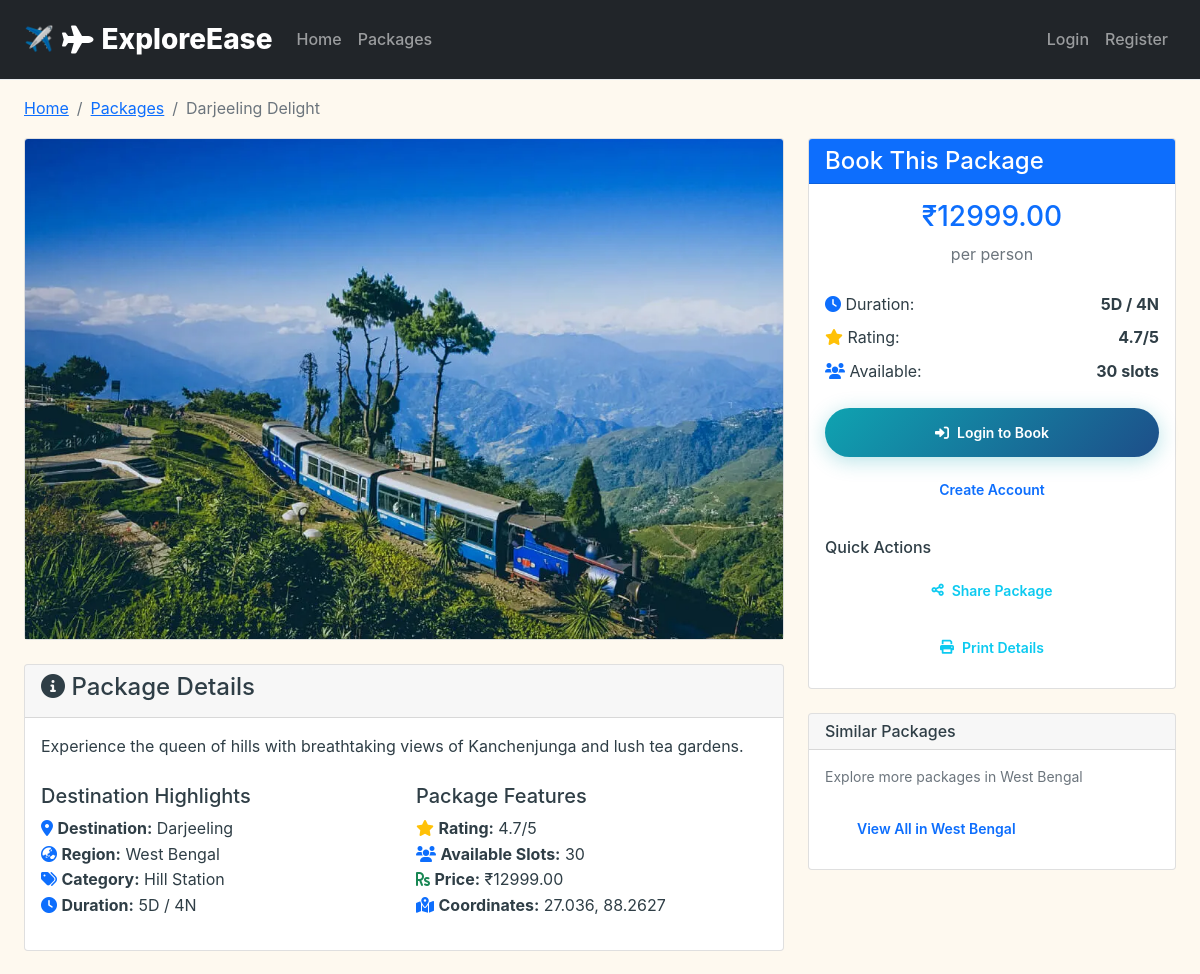
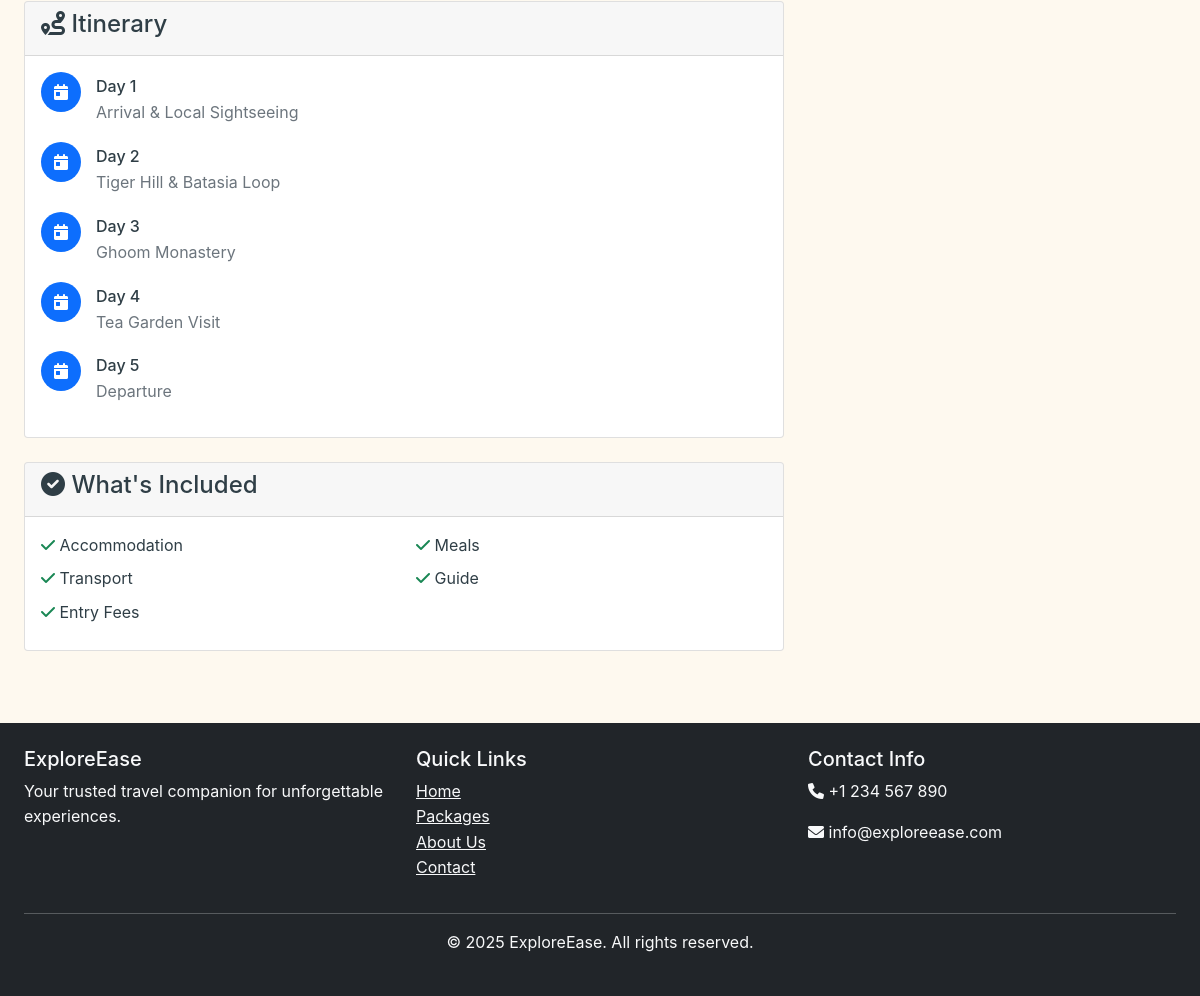
Screenshot of /package/1 with the database file from the repository (2 pictures, top to bottom).
### tables this page shows
CREATE TABLE packages
                 (id INTEGER PRIMARY KEY AUTOINCREMENT,
                  name TEXT NOT NULL,
                  destination TEXT NOT NULL,
                  category TEXT NOT NULL,
                  duration TEXT NOT NULL,
                  price REAL NOT NULL,
                  rating REAL NOT NULL,
                  latitude REAL NOT NULL,
                  longitude REAL NOT NULL,
                  description TEXT NOT NULL,
                  image TEXT NOT NULL,
                  region TEXT NOT NULL,
                  itinerary TEXT NOT NULL,
                  inclusions TEXT NOT NULL,
                  available_slots INTEGER DEFAULT 50,
                  is_active BOOLEAN DEFAULT TRUE,
                  created_at DATETIME DEFAULT CURRENT_TIMESTAMP);

### app.py (the view)
@app.route('/package/<int:package_id>')
def package_detail(package_id):
    conn = sqlite3.connect('database.db')
    c = conn.cursor()
    c.execute('SELECT * FROM packages WHERE id = ?', (package_id,))
    package = c.fetchone()
    conn.close()
    if not package:
        flash('Package not found!', 'error')
        return redirect(url_for('packages'))
    return render_template('package_detail.html', package=package)

### app.py (called while the page is built)
@app.context_processor
def inject_now():
    return {'now': datetime.now()}

@app.after_request
def add_header(response):
    response.headers['Cache-Control'] = 'no-cache, no-store, must-revalidate'
    response.headers['Pragma'] = 'no-cache'
    response.headers['Expires'] = '0'
    return response

@app.context_processor
def utility_processor():
    def format_date(date_value, fmt='%Y-%m-%d'):
        return safe_format_date(date_value, fmt)
    return {
        'now': datetime.now(),
        'format_date': format_date,
        'current_year': datetime.now().year
    }

### templates/package_detail.html (shortened to what this page needs)
{% extends "base.html" %}
{% block content %}
<div class="container mt-4">
    <div class="row">
        <div class="col-12">
            <nav aria-label="breadcrumb">
                <ol class="breadcrumb">
                    <li class="breadcrumb-item"><a href="{{ url_for('index') }}">Home</a></li>
                    <li class="breadcrumb-item"><a href="{{ url_for('packages') }}">Packages</a></li>
                    <li class="breadcrumb-item active">{{ package[1] }}</li>
                </ol>
            </nav>
        </div>
    </div>
    <div class="row">
        <div class="col-lg-8">
            <div class="card mb-4">
                <img src="{{ url_for('static', filename='images/' + package[10]) }}"
                     class="card-img-top" alt="{{ package[1] }}" style="max-height: 500px; object-fit: cover;">
            </div>
            <div class="card mb-4">
                <div class="card-header">
                    <h4><i class="fas fa-info-circle"></i> Package Details</h4>
                </div>
                <div class="card-body">
                    <p class="card-text">{{ package[9] }}</p>
                    <div class="row mt-4">
                        <div class="col-md-6">
                            <h5>Destination Highlights</h5>
                            <ul class="list-unstyled">
                                <li><i class="fas fa-map-marker-alt text-primary"></i> <strong>Destination:</strong> {{ package[2] }}</li>
                                <li><i class="fas fa-globe-asia text-primary"></i> <strong>Region:</strong> {{ package[11] }}</li>
                                <li><i class="fas fa-tags text-primary"></i> <strong>Category:</strong> {{ package[3] }}</li>
                                <li><i class="fas fa-clock text-primary"></i> <strong>Duration:</strong> {{ package[4] }}</li>
                            </ul>
                        </div>
                        <div class="col-md-6">
                            <h5>Package Features</h5>
                            <ul class="list-unstyled">
                                <li><i class="fas fa-star text-warning"></i> <strong>Rating:</strong> {{ package[6] }}/5</li>
                                <li><i class="fas fa-users text-primary"></i> <strong>Available Slots:</strong> {{ package[14] }}</li>
                                <li><i class="fas fa-rupee-sign text-success"></i> <strong>Price:</strong> ₹{{ "%.2f"|format(package[5]) }}</li>
                                <li><i class="fas fa-map-marked-alt text-primary"></i> <strong>Coordinates:</strong> {{ package[7] }}, {{ package[8] }}</li>
                            </ul>
                        </div>
                    </div>
                </div>
            </div>
            <div class="card mb-4">
                <div class="card-header">
                    <h4><i class="fas fa-route"></i> Itinerary</h4>
                </div>
                <div class="card-body">
                    <div class="itinerary-timeline">
                        {% set days = package[12].split('|') %}
                        {% for day in days %}
                        <div class="timeline-item mb-3">
                            <div class="timeline-badge bg-primary">
                                <i class="fas fa-calendar-day"></i>
                            </div>
                            <div class="timeline-content">
                                <h6 class="mb-1">{{ day.split(':')[0] }}</h6>
                                <p class="mb-0 text-muted">{{ day.split(':')[1] if ':' in day else day }}</p>
                            </div>
                        </div>
                        {% endfor %}
                    </div>
                </div>
            </div>
            <div class="card mb-4">
                <div class="card-header">
                    <h4><i class="fas fa-check-circle"></i> What's Included</h4>
                </div>
                <div class="card-body">
                    <div class="row">
                        {% set inclusions = package[13].split('|') %}
                        {% for inclusion in inclusions %}
                        <div class="col-md-6 mb-2">
                            <i class="fas fa-check text-success"></i> {{ inclusion }}
                        </div>
                        {% endfor %}
                    </div>
                </div>
            </div>
        </div>
        <div class="col-lg-4">
            <div class="card sticky-top" style="top: 100px;">
                <div class="card-header bg-primary text-white">
                    <h4 class="mb-0">Book This Package</h4>
                </div>
                <div class="card-body">
                    <div class="text-center mb-4">
                        <h3 class="text-primary">₹{{ "%.2f"|format(package[5]) }}</h3>
                        <p class="text-muted">per person</p>
                    </div>
                    <div class="package-info mb-4">
                        <div class="d-flex justify-content-between mb-2">
                            <span><i class="fas fa-clock text-primary"></i> Duration:</span>
                            <strong>{{ package[4] }}</strong>
                        </div>
                        <div class="d-flex justify-content-between mb-2">
                            <span><i class="fas fa-star text-warning"></i> Rating:</span>
                            <strong>{{ package[6] }}/5</strong>
                        </div>
                        <div class="d-flex justify-content-between mb-2">
                            <span><i class="fas fa-users text-primary"></i> Available:</span>
                            <strong>{{ package[14] }} slots</strong>
                        </div>
                    </div>
                    {% if current_user.is_authenticated %}
                        {% if package[14] > 0 %}
                        <div class="d-grid gap-2">
                            <a href="{{ url_for('book_package', package_id=package[0]) }}"
                               class="btn btn-primary btn-lg">
                                <i class="fas fa-calendar-check"></i> Book Now
                            </a>
                            <a href="{{ url_for('add_to_wishlist', package_id=package[0]) }}"
                               class="btn btn-outline-secondary">
                                <i class="fas fa-heart"></i> Add to Wishlist
                            </a>
                        </div>
                        {% else %}
                        <div class="alert alert-warning text-center">
                            <i class="fas fa-exclamation-triangle"></i><br>
                            Fully Booked
                        </div>
                        {% endif %}
                    {% else %}
                    <div class="d-grid gap-2">
                        <a href="{{ url_for('login') }}" class="btn btn-primary btn-lg">
                            <i class="fas fa-sign-in-alt"></i> Login to Book
                        </a>
                        <a href="{{ url_for('register') }}" class="btn btn-outline-primary">
                            Create Account
                        </a>
                    </div>
                    {% endif %}
                    <div class="mt-4">
                        <h6>Quick Actions</h6>
                        <div class="d-grid gap-2">
                            <button class="btn btn-outline-info btn-sm" onclick="sharePackage()">
                                <i class="fas fa-share-alt"></i> Share Package
                            </button>
                            <button class="btn btn-outline-info btn-sm" onclick="printPackage()">
                                <i class="fas fa-print"></i> Print Details
                            </button>
                        </div>
                    </div>
                </div>
            </div>
            <div class="card mt-4">
                <div class="card-header">
                    <h6 class="mb-0">Similar Packages</h6>
                </div>
                <div class="card-body">
                    <p class="text-muted small">Explore more packages in {{ package[11] }}</p>
                    <a href="{{ url_for('packages') }}?region={{ package[11] }}" class="btn btn-outline-primary btn-sm">
                        View All in {{ package[11] }}
                    </a>
                </div>
            </div>
        </div>
    </div>
</div>
{% endblock %}

### static/css/style.css (style rules this page uses)
:root { --ocean-teal: #0FA3B1; --deep-sapphire: #1D4E89; --sunset-orange: #FF6B35; --golden-sand: #F4D35E; --coral-blush: #ED6A5A; --forest-emerald: #2A9D8F; --warm-cream: #FEF9EF; --charcoal-gray: #2F3E46; --slate-blue: #457B9D; --soft-white: #FFFFFF; --light-gray: #F8F9FA; --medium-gray: #E9ECEF; --gradient-ocean: linear-gradient(135deg, var(--ocean-teal) 0%, var(--deep-sapphire) 100%); --gradient-sunset: linear-gradient(135deg, var(--sunset-orange) 0%, var(--golden-sand) 100%); --gradient-coral: linear-gradient(135deg, var(--coral-blush) 0%, var(--sunset-orange) 100%); --gradient-forest: linear-gradient(135deg, var(--forest-emerald) 0%, var(--ocean-teal) 100%); --gradient-hero: linear-gradient(135deg, rgba(15, 163, 177, 0.9) 0%, rgba(29, 78, 137, 0.9) 100%); --shadow-sm: 0 2px 12px rgba(0, 0, 0, 0.08); --shadow-md: 0 8px 30px rgba(0, 0, 0, 0.12); --shadow-lg: 0 15px 45px rgba(0, 0, 0, 0.15); --shadow-card: 0 4px 25px rgba(0, 0, 0, 0.1); --shadow-hover: 0 20px 60px rgba(0, 0, 0, 0.18); --radius-sm: 8px; --radius-md: 12px; --radius-lg: 16px; --radius-xl: 20px; }
* { margin: 0; padding: 0; box-sizing: border-box; }
body { font-family: 'Inter', -apple-system, BlinkMacSystemFont, 'Segoe UI', Roboto, sans-serif; line-height: 1.6; color: var(--charcoal-gray); background-color: var(--warm-cream); overflow-x: hidden; }
.container { max-width: 1280px; margin: 0 auto; padding: 0 1.5rem; }
.btn { display: inline-flex; align-items: center; justify-content: center; gap: 0.5rem; padding: 0.875rem 2rem; border: none; border-radius: 50px; font-weight: 600; text-decoration: none; text-align: center; cursor: pointer; transition: all 0.3s ease; font-size: 0.875rem; position: relative; overflow: hidden; }
.btn::before { content: ''; position: absolute; top: 0; left: -100%; width: 100%; height: 100%; background: linear-gradient(90deg, transparent, rgba(255,255,255,0.2), transparent); transition: left 0.5s; }
.btn-primary { background: var(--gradient-ocean); color: white; box-shadow: 0 4px 20px rgba(15, 163, 177, 0.3); }
body { padding-top: 80px; }
.container.mt-4 { margin-top: 0 !important; }
html { scroll-behavior: smooth; }

### templates/package_detail.html (style rules this page uses)
.timeline-item { display: flex; align-items: flex-start; }
.timeline-badge { width: 40px; height: 40px; border-radius: 50%; display: flex; align-items: center; justify-content: center; color: white; margin-right: 15px; flex-shrink: 0; }
.timeline-content { flex: 1; padding-top: 5px; }
.sticky-top { z-index: 100; }

### rows the page displays
packages: name "Darjeeling Delight", image (picture), description "Experience the queen of hills with breathtaking views of Kanchenjunga and lush tea gardens.", destination "Darjeeling", region "West Bengal", category "Hill Station", duration "5D / 4N", rating "4.7", available_slots "30", price "12999.00", latitude "27.036", longitude "88.2627"

### other values shown
{{ day.split(':')[0] }} "Day 1" "Day 2" "Day 3" "Day 4" "Day 5"
{{ day.split(':')[1] if ':' in day else day }} "Arrival & Local Sightseeing" "Tiger Hill & Batasia Loop" "Ghoom Monastery" "Tea Garden Visit" "Departure"
{{ inclusion }} "Accommodation" "Meals" "Transport" "Guide" "Entry Fees"
